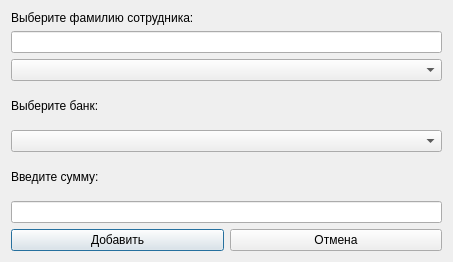
<?xml version="1.0" encoding="UTF-8"?>
<ui version="4.0">
 <class>InsertActiveForm</class>
 <widget class="QDialog" name="InsertActiveForm">
  <property name="geometry">
   <rect>
    <x>0</x>
    <y>0</y>
    <width>453</width>
    <height>262</height>
   </rect>
  </property>
  <property name="minimumSize">
   <size>
    <width>453</width>
    <height>262</height>
   </size>
  </property>
  <property name="maximumSize">
   <size>
    <width>453</width>
    <height>262</height>
   </size>
  </property>
  <property name="windowTitle">
   <string>Добавление записи в активный список</string>
  </property>
  <layout class="QVBoxLayout" name="verticalLayout_4">
   <item>
    <layout class="QVBoxLayout" name="verticalLayout">
     <item>
      <widget class="QLabel" name="label">
       <property name="text">
        <string>Выберите фамилию сотрудника:</string>
       </property>
      </widget>
     </item>
     <item>
      <widget class="QLineEdit" name="lineEdit_search"/>
     </item>
     <item>
      <widget class="QComboBox" name="comboBox"/>
     </item>
    </layout>
   </item>
   <item>
    <layout class="QVBoxLayout" name="verticalLayout_2">
     <item>
      <widget class="QLabel" name="label_2">
       <property name="text">
        <string>Выберите банк:</string>
       </property>
      </widget>
     </item>
     <item>
      <widget class="QComboBox" name="comboBox_2"/>
     </item>
    </layout>
   </item>
   <item>
    <layout class="QVBoxLayout" name="verticalLayout_3">
     <item>
      <widget class="QLabel" name="label_3">
       <property name="text">
        <string>Введите сумму:</string>
       </property>
      </widget>
     </item>
     <item>
      <widget class="QLineEdit" name="lineEdit"/>
     </item>
    </layout>
   </item>
   <item>
    <layout class="QHBoxLayout" name="horizontalLayout">
     <item>
      <widget class="QPushButton" name="pushButton">
       <property name="text">
        <string>Добавить</string>
       </property>
      </widget>
     </item>
     <item>
      <widget class="QPushButton" name="pushButton_2">
       <property name="text">
        <string>Отмена</string>
       </property>
      </widget>
     </item>
    </layout>
   </item>
  </layout>
 </widget>
 <resources/>
 <connections/>
</ui>
